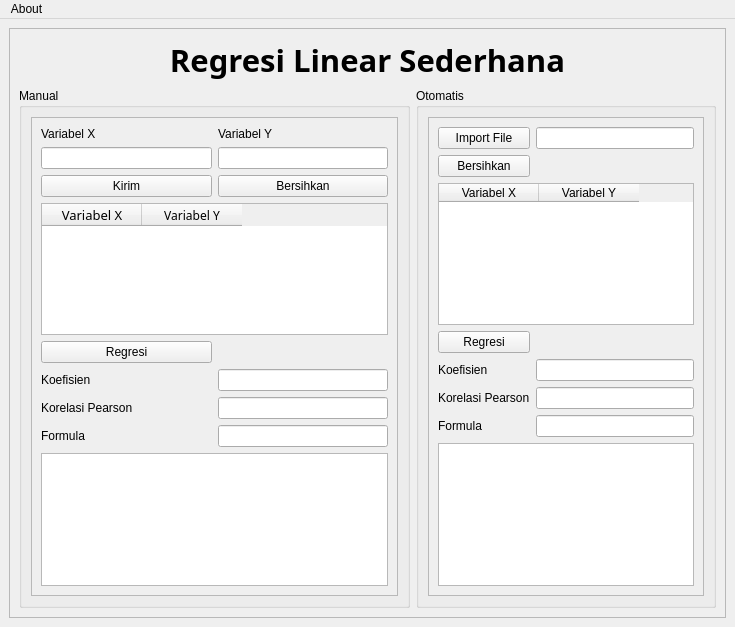
<?xml version="1.0" encoding="UTF-8"?>
<ui version="4.0">
 <class>MainWindow</class>
 <widget class="QMainWindow" name="MainWindow">
  <property name="geometry">
   <rect>
    <x>0</x>
    <y>0</y>
    <width>735</width>
    <height>627</height>
   </rect>
  </property>
  <property name="windowTitle">
   <string>PemSim-Regresi Linear Sederhana</string>
  </property>
  <widget class="QWidget" name="centralwidget">
   <layout class="QVBoxLayout" name="verticalLayout">
    <item>
     <widget class="QScrollArea" name="scrollArea">
      <property name="widgetResizable">
       <bool>true</bool>
      </property>
      <widget class="QWidget" name="scrollAreaWidgetContents_2">
       <property name="geometry">
        <rect>
         <x>0</x>
         <y>0</y>
         <width>715</width>
         <height>586</height>
        </rect>
       </property>
       <layout class="QGridLayout" name="gridLayout_2">
        <item row="0" column="0" colspan="3">
         <widget class="QLabel" name="label">
          <property name="font">
           <font>
            <family>Modern</family>
            <pointsize>23</pointsize>
            <weight>75</weight>
            <italic>false</italic>
            <bold>true</bold>
           </font>
          </property>
          <property name="text">
           <string>&lt;html&gt;&lt;head/&gt;&lt;body&gt;&lt;p align=&quot;center&quot;&gt;Regresi Linear Sederhana&lt;/p&gt;&lt;/body&gt;&lt;/html&gt;</string>
          </property>
         </widget>
        </item>
        <item row="1" column="1" colspan="2">
         <layout class="QHBoxLayout" name="horizontalLayout_3">
          <item>
           <widget class="QGroupBox" name="groupBox_2">
            <property name="title">
             <string>Otomatis</string>
            </property>
            <layout class="QGridLayout" name="gridLayout_4">
             <item row="0" column="1" colspan="2">
              <widget class="QScrollArea" name="scrollArea_3">
               <property name="widgetResizable">
                <bool>true</bool>
               </property>
               <widget class="QWidget" name="scrollAreaWidgetContents_4">
                <property name="geometry">
                 <rect>
                  <x>0</x>
                  <y>0</y>
                  <width>274</width>
                  <height>488</height>
                 </rect>
                </property>
                <layout class="QGridLayout" name="gridLayout_5">
                 <item row="5" column="1">
                  <widget class="QLabel" name="label_8">
                   <property name="text">
                    <string>Korelasi Pearson</string>
                   </property>
                  </widget>
                 </item>
                 <item row="3" column="1">
                  <widget class="QPushButton" name="otoregresiButton">
                   <property name="text">
                    <string>Regresi</string>
                   </property>
                  </widget>
                 </item>
                 <item row="0" column="1">
                  <widget class="QPushButton" name="importButton">
                   <property name="text">
                    <string>Import File</string>
                   </property>
                  </widget>
                 </item>
                 <item row="4" column="1">
                  <widget class="QLabel" name="label_7">
                   <property name="text">
                    <string>Koefisien</string>
                   </property>
                  </widget>
                 </item>
                 <item row="0" column="2">
                  <widget class="QLineEdit" name="dirEdit">
                   <property name="readOnly">
                    <bool>true</bool>
                   </property>
                  </widget>
                 </item>
                 <item row="5" column="2">
                  <widget class="QLineEdit" name="otokorelasiEdit">
                   <property name="readOnly">
                    <bool>true</bool>
                   </property>
                  </widget>
                 </item>
                 <item row="6" column="2">
                  <widget class="QLineEdit" name="otoformulaEdit"/>
                 </item>
                 <item row="6" column="1">
                  <widget class="QLabel" name="label_9">
                   <property name="text">
                    <string>Formula</string>
                   </property>
                  </widget>
                 </item>
                 <item row="2" column="1" colspan="2">
                  <widget class="QTableWidget" name="tableWidget_2">
                   <column>
                    <property name="text">
                     <string>Variabel X</string>
                    </property>
                   </column>
                   <column>
                    <property name="text">
                     <string>Variabel Y</string>
                    </property>
                   </column>
                  </widget>
                 </item>
                 <item row="4" column="2">
                  <widget class="QLineEdit" name="otokoefisienEdit">
                   <property name="readOnly">
                    <bool>true</bool>
                   </property>
                  </widget>
                 </item>
                 <item row="7" column="1" colspan="2">
                  <widget class="QTextBrowser" name="textBrowser_2"/>
                 </item>
                 <item row="1" column="1">
                  <widget class="QPushButton" name="otoresetButton">
                   <property name="text">
                    <string>Bersihkan</string>
                   </property>
                  </widget>
                 </item>
                </layout>
               </widget>
              </widget>
             </item>
            </layout>
           </widget>
          </item>
         </layout>
        </item>
        <item row="1" column="0">
         <layout class="QHBoxLayout" name="horizontalLayout_2">
          <item>
           <widget class="QGroupBox" name="groupBox">
            <property name="title">
             <string>Manual</string>
            </property>
            <layout class="QGridLayout" name="gridLayout">
             <item row="0" column="0">
              <widget class="QScrollArea" name="scrollArea_2">
               <property name="widgetResizable">
                <bool>true</bool>
               </property>
               <widget class="QWidget" name="scrollAreaWidgetContents_3">
                <property name="geometry">
                 <rect>
                  <x>0</x>
                  <y>0</y>
                  <width>369</width>
                  <height>488</height>
                 </rect>
                </property>
                <layout class="QGridLayout" name="gridLayout_3">
                 <item row="7" column="1">
                  <widget class="QLineEdit" name="korelasiEdit">
                   <property name="readOnly">
                    <bool>true</bool>
                   </property>
                  </widget>
                 </item>
                 <item row="2" column="1">
                  <widget class="QPushButton" name="resetButton">
                   <property name="text">
                    <string>Bersihkan</string>
                   </property>
                  </widget>
                 </item>
                 <item row="2" column="0">
                  <widget class="QPushButton" name="variabelButton">
                   <property name="text">
                    <string>Kirim</string>
                   </property>
                  </widget>
                 </item>
                 <item row="7" column="0">
                  <widget class="QLabel" name="label_5">
                   <property name="text">
                    <string>Korelasi Pearson</string>
                   </property>
                  </widget>
                 </item>
                 <item row="6" column="0">
                  <widget class="QLabel" name="label_4">
                   <property name="text">
                    <string>Koefisien</string>
                   </property>
                  </widget>
                 </item>
                 <item row="4" column="0" colspan="2">
                  <widget class="QTableWidget" name="manualtableWidget">
                   <property name="font">
                    <font>
                     <family>Modern</family>
                    </font>
                   </property>
                   <column>
                    <property name="text">
                     <string>Variabel X</string>
                    </property>
                    <property name="font">
                     <font>
                      <family>Modern</family>
                      <pointsize>10</pointsize>
                     </font>
                    </property>
                    <property name="textAlignment">
                     <set>AlignCenter</set>
                    </property>
                   </column>
                   <column>
                    <property name="text">
                     <string>Variabel Y</string>
                    </property>
                    <property name="textAlignment">
                     <set>AlignCenter</set>
                    </property>
                   </column>
                  </widget>
                 </item>
                 <item row="8" column="0">
                  <widget class="QLabel" name="label_6">
                   <property name="text">
                    <string>Formula</string>
                   </property>
                  </widget>
                 </item>
                 <item row="0" column="1">
                  <widget class="QLabel" name="label_3">
                   <property name="text">
                    <string>Variabel Y</string>
                   </property>
                  </widget>
                 </item>
                 <item row="6" column="1">
                  <widget class="QLineEdit" name="koefisienEdit">
                   <property name="statusTip">
                    <string extracomment="Nilai koefisien determinan"/>
                   </property>
                   <property name="readOnly">
                    <bool>true</bool>
                   </property>
                  </widget>
                 </item>
                 <item row="8" column="1">
                  <widget class="QLineEdit" name="formulaEdit">
                   <property name="readOnly">
                    <bool>true</bool>
                   </property>
                  </widget>
                 </item>
                 <item row="1" column="1">
                  <widget class="QLineEdit" name="YEdit"/>
                 </item>
                 <item row="1" column="0">
                  <widget class="QLineEdit" name="XEdit"/>
                 </item>
                 <item row="0" column="0">
                  <widget class="QLabel" name="label_2">
                   <property name="text">
                    <string>Variabel X</string>
                   </property>
                  </widget>
                 </item>
                 <item row="5" column="0">
                  <widget class="QPushButton" name="regresiButton">
                   <property name="text">
                    <string>Regresi</string>
                   </property>
                  </widget>
                 </item>
                 <item row="9" column="0" colspan="2">
                  <widget class="QTextBrowser" name="textBrowser"/>
                 </item>
                </layout>
               </widget>
              </widget>
             </item>
            </layout>
           </widget>
          </item>
         </layout>
        </item>
       </layout>
      </widget>
     </widget>
    </item>
   </layout>
  </widget>
  <widget class="QMenuBar" name="menuBar">
   <property name="geometry">
    <rect>
     <x>0</x>
     <y>0</y>
     <width>735</width>
     <height>21</height>
    </rect>
   </property>
   <widget class="QMenu" name="About">
    <property name="title">
     <string>About</string>
    </property>
    <addaction name="About_Me"/>
   </widget>
   <addaction name="About"/>
  </widget>
  <action name="About_Me">
   <property name="text">
    <string>About Me</string>
   </property>
  </action>
 </widget>
 <resources/>
 <connections/>
</ui>
